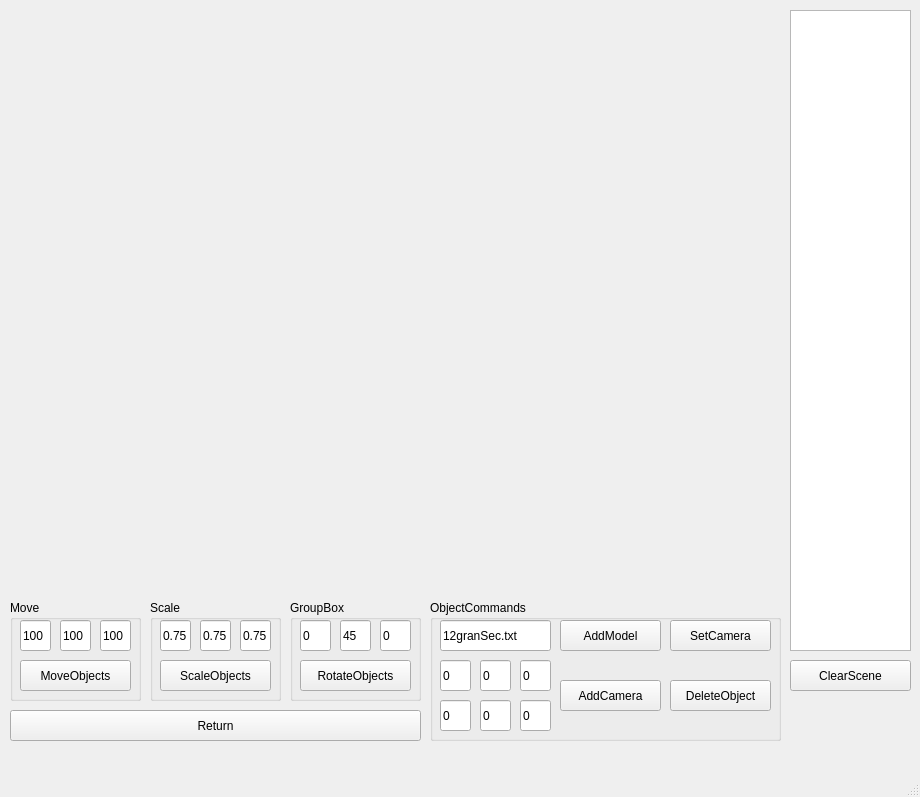
<?xml version="1.0" encoding="UTF-8"?>
<ui version="4.0">
 <class>MainWindow</class>
 <widget class="QMainWindow" name="MainWindow">
  <property name="geometry">
   <rect>
    <x>0</x>
    <y>0</y>
    <width>920</width>
    <height>797</height>
   </rect>
  </property>
  <property name="windowTitle">
   <string>MainWindow</string>
  </property>
  <widget class="QWidget" name="centralwidget">
   <widget class="QWidget" name="gridLayoutWidget">
    <property name="geometry">
     <rect>
      <x>10</x>
      <y>10</y>
      <width>771</width>
      <height>581</height>
     </rect>
    </property>
    <layout class="QGridLayout" name="gridLayout"/>
   </widget>
   <widget class="QTableWidget" name="tableWidget">
    <property name="geometry">
     <rect>
      <x>790</x>
      <y>10</y>
      <width>121</width>
      <height>641</height>
     </rect>
    </property>
   </widget>
   <widget class="QGroupBox" name="groupBox">
    <property name="geometry">
     <rect>
      <x>10</x>
      <y>600</y>
      <width>131</width>
      <height>101</height>
     </rect>
    </property>
    <property name="title">
     <string>Move</string>
    </property>
    <widget class="QLineEdit" name="lineEdit_z">
     <property name="geometry">
      <rect>
       <x>90</x>
       <y>20</y>
       <width>31</width>
       <height>31</height>
      </rect>
     </property>
     <property name="text">
      <string>100</string>
     </property>
    </widget>
    <widget class="QLineEdit" name="lineEdit_y">
     <property name="geometry">
      <rect>
       <x>50</x>
       <y>20</y>
       <width>31</width>
       <height>31</height>
      </rect>
     </property>
     <property name="text">
      <string>100</string>
     </property>
    </widget>
    <widget class="QPushButton" name="MoveModelBtn">
     <property name="geometry">
      <rect>
       <x>10</x>
       <y>60</y>
       <width>111</width>
       <height>31</height>
      </rect>
     </property>
     <property name="text">
      <string>MoveObjects</string>
     </property>
    </widget>
    <widget class="QLineEdit" name="lineEdit_x">
     <property name="geometry">
      <rect>
       <x>10</x>
       <y>20</y>
       <width>31</width>
       <height>31</height>
      </rect>
     </property>
     <property name="text">
      <string>100</string>
     </property>
    </widget>
   </widget>
   <widget class="QGroupBox" name="groupBox_2">
    <property name="geometry">
     <rect>
      <x>150</x>
      <y>600</y>
      <width>131</width>
      <height>101</height>
     </rect>
    </property>
    <property name="title">
     <string>Scale</string>
    </property>
    <widget class="QLineEdit" name="lineEdit_x_2">
     <property name="geometry">
      <rect>
       <x>10</x>
       <y>20</y>
       <width>31</width>
       <height>31</height>
      </rect>
     </property>
     <property name="text">
      <string>0.75</string>
     </property>
    </widget>
    <widget class="QLineEdit" name="lineEdit_z_2">
     <property name="geometry">
      <rect>
       <x>90</x>
       <y>20</y>
       <width>31</width>
       <height>31</height>
      </rect>
     </property>
     <property name="text">
      <string>0.75</string>
     </property>
    </widget>
    <widget class="QLineEdit" name="lineEdit_y_2">
     <property name="geometry">
      <rect>
       <x>50</x>
       <y>20</y>
       <width>31</width>
       <height>31</height>
      </rect>
     </property>
     <property name="text">
      <string>0.75</string>
     </property>
    </widget>
    <widget class="QPushButton" name="ScaleModelBtn">
     <property name="geometry">
      <rect>
       <x>10</x>
       <y>60</y>
       <width>111</width>
       <height>31</height>
      </rect>
     </property>
     <property name="text">
      <string>ScaleObjects</string>
     </property>
    </widget>
   </widget>
   <widget class="QGroupBox" name="groupBox_3">
    <property name="geometry">
     <rect>
      <x>290</x>
      <y>600</y>
      <width>131</width>
      <height>101</height>
     </rect>
    </property>
    <property name="title">
     <string>GroupBox</string>
    </property>
    <widget class="QLineEdit" name="lineEdit_z_3">
     <property name="geometry">
      <rect>
       <x>90</x>
       <y>20</y>
       <width>31</width>
       <height>31</height>
      </rect>
     </property>
     <property name="text">
      <string>0</string>
     </property>
    </widget>
    <widget class="QLineEdit" name="lineEdit_x_3">
     <property name="geometry">
      <rect>
       <x>10</x>
       <y>20</y>
       <width>31</width>
       <height>31</height>
      </rect>
     </property>
     <property name="text">
      <string>0</string>
     </property>
    </widget>
    <widget class="QPushButton" name="RotateModelBtn">
     <property name="geometry">
      <rect>
       <x>10</x>
       <y>60</y>
       <width>111</width>
       <height>31</height>
      </rect>
     </property>
     <property name="text">
      <string>RotateObjects</string>
     </property>
    </widget>
    <widget class="QLineEdit" name="lineEdit_y_3">
     <property name="geometry">
      <rect>
       <x>50</x>
       <y>20</y>
       <width>31</width>
       <height>31</height>
      </rect>
     </property>
     <property name="text">
      <string>45</string>
     </property>
    </widget>
   </widget>
   <widget class="QGroupBox" name="groupBox_4">
    <property name="geometry">
     <rect>
      <x>430</x>
      <y>600</y>
      <width>351</width>
      <height>141</height>
     </rect>
    </property>
    <property name="title">
     <string>ObjectCommands</string>
    </property>
    <widget class="QPushButton" name="AddCameraBtn">
     <property name="geometry">
      <rect>
       <x>130</x>
       <y>80</y>
       <width>101</width>
       <height>31</height>
      </rect>
     </property>
     <property name="text">
      <string>AddCamera</string>
     </property>
    </widget>
    <widget class="QPushButton" name="SetCameraBtn">
     <property name="geometry">
      <rect>
       <x>240</x>
       <y>20</y>
       <width>101</width>
       <height>31</height>
      </rect>
     </property>
     <property name="text">
      <string>SetCamera</string>
     </property>
    </widget>
    <widget class="QPushButton" name="AddModelBtn">
     <property name="geometry">
      <rect>
       <x>130</x>
       <y>20</y>
       <width>101</width>
       <height>31</height>
      </rect>
     </property>
     <property name="text">
      <string>AddModel</string>
     </property>
    </widget>
    <widget class="QPushButton" name="DeleteObjBtn">
     <property name="geometry">
      <rect>
       <x>240</x>
       <y>80</y>
       <width>101</width>
       <height>31</height>
      </rect>
     </property>
     <property name="text">
      <string>DeleteObject</string>
     </property>
    </widget>
    <widget class="QLineEdit" name="lineEdit_model">
     <property name="geometry">
      <rect>
       <x>10</x>
       <y>20</y>
       <width>111</width>
       <height>31</height>
      </rect>
     </property>
     <property name="text">
      <string>12granSec.txt</string>
     </property>
    </widget>
    <widget class="QLineEdit" name="lineEdit_camera_x">
     <property name="geometry">
      <rect>
       <x>10</x>
       <y>60</y>
       <width>31</width>
       <height>31</height>
      </rect>
     </property>
     <property name="text">
      <string>0</string>
     </property>
    </widget>
    <widget class="QLineEdit" name="lineEdit_camera_y">
     <property name="geometry">
      <rect>
       <x>50</x>
       <y>60</y>
       <width>31</width>
       <height>31</height>
      </rect>
     </property>
     <property name="text">
      <string>0</string>
     </property>
    </widget>
    <widget class="QLineEdit" name="lineEdit_camera_z">
     <property name="geometry">
      <rect>
       <x>90</x>
       <y>60</y>
       <width>31</width>
       <height>31</height>
      </rect>
     </property>
     <property name="text">
      <string>0</string>
     </property>
    </widget>
    <widget class="QLineEdit" name="lineEdit_camera_z_2">
     <property name="geometry">
      <rect>
       <x>90</x>
       <y>100</y>
       <width>31</width>
       <height>31</height>
      </rect>
     </property>
     <property name="text">
      <string>0</string>
     </property>
    </widget>
    <widget class="QLineEdit" name="lineEdit_camera_x_2">
     <property name="geometry">
      <rect>
       <x>10</x>
       <y>100</y>
       <width>31</width>
       <height>31</height>
      </rect>
     </property>
     <property name="text">
      <string>0</string>
     </property>
    </widget>
    <widget class="QLineEdit" name="lineEdit_camera_y_2">
     <property name="geometry">
      <rect>
       <x>50</x>
       <y>100</y>
       <width>31</width>
       <height>31</height>
      </rect>
     </property>
     <property name="text">
      <string>0</string>
     </property>
    </widget>
   </widget>
   <widget class="QPushButton" name="ClearSceneBtn">
    <property name="geometry">
     <rect>
      <x>790</x>
      <y>660</y>
      <width>121</width>
      <height>31</height>
     </rect>
    </property>
    <property name="text">
     <string>ClearScene</string>
    </property>
   </widget>
   <widget class="QPushButton" name="pushButton">
    <property name="geometry">
     <rect>
      <x>10</x>
      <y>710</y>
      <width>411</width>
      <height>31</height>
     </rect>
    </property>
    <property name="text">
     <string>Return</string>
    </property>
   </widget>
  </widget>
  <widget class="QMenuBar" name="menubar">
   <property name="geometry">
    <rect>
     <x>0</x>
     <y>0</y>
     <width>920</width>
     <height>20</height>
    </rect>
   </property>
  </widget>
  <widget class="QStatusBar" name="statusbar"/>
 </widget>
 <resources/>
 <connections/>
</ui>
